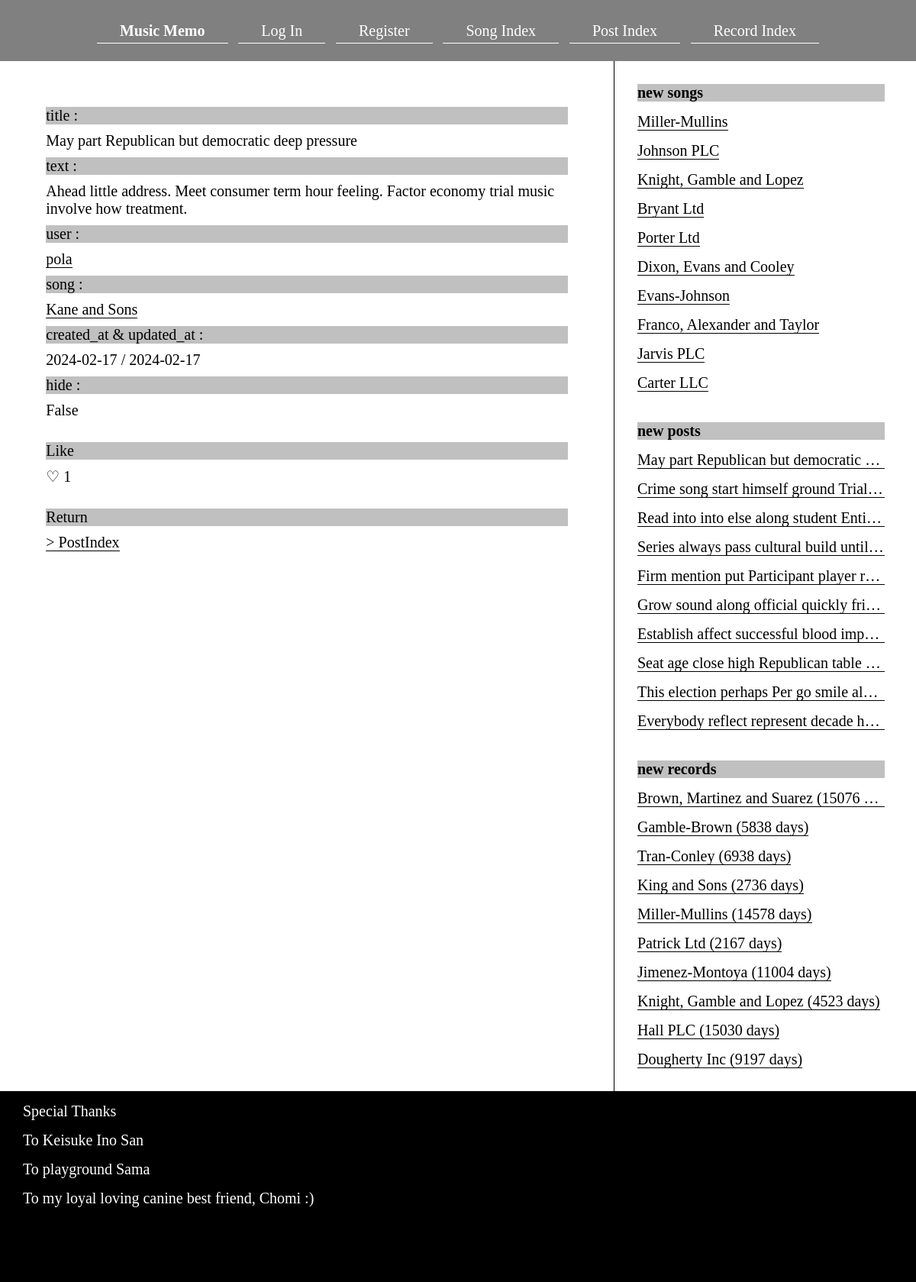
Page /post_detail/48/ on the committed database.
### music_memo/models.py (models this page shows, shortened)
class Post(models.Model):
    title = models.CharField(max_length=50)
    text = models.TextField()
    created_at = models.DateTimeField(auto_now_add=True)
    updated_at = models.DateTimeField(auto_now=True, blank=True, null=True)
    image = models.ImageField(null=True, blank=True, upload_to="images/")
    song = models.ForeignKey(Song, on_delete=models.CASCADE)
    hide = models.BooleanField(default=False)
    user = models.ForeignKey(User, on_delete=models.CASCADE)
    class Meta:
        ordering = ('song',)
    class Meta:
        constraints = [UniqueConstraint(fields=['user', 'song'], name='unique_post')]

class User(AbstractBaseUser, PermissionsMixin):
    username_validator = ASCIIUsernameValidator()
    username = models.CharField(_("username"), max_length=50, validators=[username_validator])
    email = models.EmailField(_("email"), unique=True)
    description = models.TextField(_("description"), blank=True, null=True)
    is_staff = models.BooleanField(_("is_staff"), default=False)
    is_active = models.BooleanField(_("is_active"), default=True)
    date_joined = models.DateTimeField(_("date joined"), default=timezone.now)
    hide_your_posts = models.BooleanField(_("hide_your_posts"), default=False)
    hide_favorite_posts = models.BooleanField(_("hide_favorite_posts"), default=False)
    hide_your_records = models.BooleanField(_("hide_your_records"), default=False)
    objects = UserManager()
    USERNAME_FIELD = "email"
    EMAIL_FIELD = "email"
    REQUIRED_FIELDS = ['username']
    class Meta:
        ordering = ['date_joined']

class Song(models.Model):
    title = models.CharField(max_length=50)
    singer = models.CharField(max_length=50)
    song_published_at = models.DateField()
    user = models.ForeignKey(User, on_delete=models.CASCADE)
    class Meta:
        ordering = ('singer', 'title',)
        unique_together = ['title', 'singer']

class Record(models.Model):
    memo = models.TextField()
    date_start = models.DateField(null=True, blank=True, default=timezone.now)
    date_end = models.DateField(null=True, blank=True)
    created_at = models.DateTimeField(auto_now_add=True)
    song = models.ForeignKey(Song, on_delete=models.CASCADE)
    hide = models.BooleanField(default=False)
    user = models.ForeignKey(User, on_delete=models.CASCADE)
    def days(self):
        if self.date_start and self.date_end:
            delta = self.date_end - self.date_start
            return delta.days
        else:
            return None

### music_memo/views.py (the view)
# urls.py: path('post_detail/<int:pk>/', PostDetailView.as_view(), name='post_detail'),
class PostDetailView(DetailView):
    model = Post
    template_name = 'htmls/post_detail.html'
    context_object_name = 'post'
    def get(self, request, *args, **kwargs):
        post = self.get_object()
        if post.hide and post.user != self.request.user:
            return redirect('error')
        return super().get(request, *args, **kwargs)
    def get_context_data(self, **kwargs):
        context = super().get_context_data(**kwargs)
        if self.request.user.is_authenticated:
            try:
                liked = Like.objects.get(user=self.request.user, post=Post.objects.get(pk=self.kwargs['pk']))
                context['liked'] = liked
            except Like.DoesNotExist:
                context['liked'] = None
        else:
            context['liked'] = None
        context['liked_count'] = Like.objects.filter(post=Post.objects.get(pk=self.kwargs['pk'])).count()
        return context

### music_memo/context_processors.py (called while the page is built)
def side_new_songs(request):
    side_new_songs = Song.objects.order_by('-pk')[:10]
    return {'side_new_songs': side_new_songs}

def side_new_posts(request):
    side_new_posts = Post.objects.filter(hide=False).order_by('-pk')[:10]
    return {'side_new_posts': side_new_posts}

def side_new_records(request):
    side_new_records = Record.objects.filter(hide=False, date_start__isnull=False, date_end__isnull=False).order_by('-pk')[:10]
    return {'side_new_records': side_new_records}

### templates/htmls/post_detail.html (shortened to what this page needs)
{% extends 'htmls/base.html' %}
{% block main %}
<div class="post_detail">
    <div class="post_info">
        <p class="bgc">title : </p>
        <p>{{ post.title }}</p>
        <p class="bgc">text : </p>
        <p>{{ post.text }}</p>
        <p class="bgc">user : </p>
        <p><a href="{% url 'user_detail' pk=post.user.id %}">{{ post.user.username }}</a></p>
        <p class="bgc">song : </p>
        <p><a href="{% url 'song_detail_post' pk=post.song.pk %}">{{ post.song.title }}</a></p>
        <p class="bgc">created_at & updated_at : </p>
        <p>{{ post.created_at|date:"Y-m-d" }} / {{ post.updated_at|date:"Y-m-d" }}</p>
        <p class="bgc">hide : </p>
        <p>{{ post.hide }}</p>
    </div>
    <div class="like">
        <p class="bgc">Like</p>
        <p>♡ {{ liked_count }}</p>
    </div>
    <div class="return">
        <p class="bgc">Return</p>
        <p><a href="{% url 'post_index' %}">> PostIndex</a></p>
    </div>
</div>
{% endblock %}

### templates/htmls/base.html (shortened to what this page needs)
{% load static %}
<!DOCTYPE html>
<html lang="en">
<head>
    <link rel="stylesheet" type="text/css" href="{% static 'css/styles.css' %}">
</head>
<body>
    <header>
            <nav id="nav">
                <ul>
                    <li><a href="{% url 'top' %}" class="bold">Music Memo</a></li>
                    {% if request.user.is_authenticated %}
                    <li><a href="{% url 'my_page' %}">My Page</a></li>
                    <li><a href="{% url 'logout' %}">Log Out</a></li>
                    {% else %}
                    <li><a href="{% url 'login' %}">Log In</a></li>
                    <li><a href="{% url 'user_create' %}">Register</a></li>
                    {% endif %}
                    <li><a href="{% url 'song_index' %}">Song Index</a></li>
                    <li><a href="{% url 'post_index' %}">Post Index</a></li>
                    <li><a href="{% url 'record_index' %}">Record Index</a></li>
                </ul>
            </nav>
    </header>
    <main>
        <div class="main">{% block main %}{% endblock %}</div>
        <div class="side">
            <ul>
                <p class="bold bgc">new songs</p>
                {% for song in side_new_songs %}
                    <p><a href="{% url 'song_detail_post' pk=song.pk %}">{{ song.title }}</a></p>
                {% endfor %}
            </ul>
            <ul>
                <p class="bold bgc">new posts</p>
                {% for post in side_new_posts %}
                    <p><a href="{% url 'post_detail' pk=post.pk %}">{{ post.title }}</a></p>
                {% endfor %}
            </ul>
            <ul>
                <p class="bold bgc">new records</p>
                {% for record in side_new_records %}
                    <p><a href="{% url 'record_detail' pk=record.pk %}">{{ record.song.title }} ({{ record.days }} days)</a></p>
                {% endfor %}
            </ul>
        </div>
    </main>
    <footer>
        <p>Special Thanks</p>
        <p>To Keisuke Ino San</p>
        <p>To playground Sama</p>
        <p>To my loyal loving canine best friend, Chomi :)</p>
    </footer>
</body>
</html>

### static/css/styles.css (style rules this page uses)
* { font-size: 20px; margin: 0; padding: 0; }
a { border-bottom: 1px solid black; color: black; text-decoration: none; }
li { list-style: none; }
p { margin-bottom: 10px; }
.bold { font-weight: bold; }
.bgc { background-color: silver; }
header { background: gray; height: 80px; position: fixed; text-align: center; width: 100%; }
header nav { height: 100%; width: 100%; }
header nav ul { display: flex; height: 100%; margin: auto; width: 80%; }
header ul li { margin: auto; }
header ul li a { border-bottom: 1px solid white; color: white; padding: 5px 30px; }
.main, .side { float: left; margin-top: 80px; min-height: 100vh; }
.side { border-left: 1px solid black; width: 32%; padding: 10px 0; }
.main { padding: 30px 0; width: 67%; }
.side ul { padding: 5px 0; }
.side ul p { margin: 15px 30px; overflow: hidden; text-overflow: ellipsis; white-space: nowrap; }
footer { background: black; float: left; height: 250px; width: 100%; }
footer p { color: white; margin: 15px 30px; }
.direction, .edit, .like, .pagination, .return { margin: 30px 0; }
.post_index, .song_index, .record_index, .post_detail, .song_detail, .record_detail, .user_detail { margin: 30px auto; width: 85%; }
.song_detail_post_index, .song_detail_record_index, .song_info, .post_info { margin: 30px 0; width: 100%; }

### rows in the picture
Post: title "May part Republican but democratic deep pressure", text "Ahead little address. Meet consumer term hour feeling. Factor economy trial music involve how treatment.", user.username "pola", song "Kane and Sons", created_at "2024-02-17", updated_at "2024-02-17", hide "False", title "May part Republican but democratic…"
Song: title "Miller-Mullins"
Song: title "Johnson PLC"
Song: title "Knight, Gamble and Lopez"
Song: title "Bryant Ltd"
Song: title "Porter Ltd"
Song: title "Dixon, Evans and Cooley"
Song: title "Evans-Johnson"
Song: title "Franco, Alexander and Taylor"
Song: title "Jarvis PLC"
Song: title "Carter LLC"
Post: title "Crime song start himself ground Trial…"
Post: title "Read into into else along student Enti…"
Post: title "Series always pass cultural build until…"
Post: title "Firm mention put Participant player r…"
Post: title "Grow sound along official quickly fri…"
Post: title "Establish affect successful blood imp…"
Post: title "Seat age close high Republican table…"
Post: title "This election perhaps Per go smile al…"
Post: title "Everybody reflect represent decade h…"
Record: song "Brown, Martinez and Suarez", days "15076"
Record: song "Gamble-Brown", days "5838"
Record: song "Tran-Conley", days "6938"
Record: song "King and Sons", days "2736"
Record: song "Miller-Mullins", days "14578"
Record: song "Patrick Ltd", days "2167"
Record: song "Jimenez-Montoya", days "11004"
Record: song "Knight, Gamble and Lopez", days "4523"
Record: song "Hall PLC", days "15030"
Record: song "Dougherty Inc", days "9197"

### other values in the picture
{{ liked_count }} "1"
